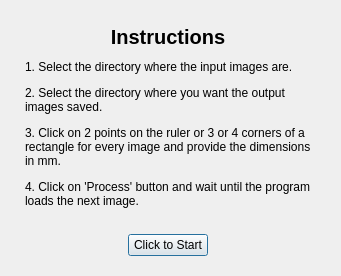
<?xml version="1.0" encoding="UTF-8"?>
<ui version="4.0">
 <class>DialogWelcome</class>
 <widget class="QDialog" name="DialogWelcome">
  <property name="geometry">
   <rect>
    <x>0</x>
    <y>0</y>
    <width>706</width>
    <height>287</height>
   </rect>
  </property>
  <property name="windowTitle">
   <string>Retrospective Photo Registration</string>
  </property>
  <layout class="QVBoxLayout" name="verticalLayout">
   <property name="sizeConstraint">
    <enum>QLayout::SetFixedSize</enum>
   </property>
   <property name="leftMargin">
    <number>25</number>
   </property>
   <property name="topMargin">
    <number>25</number>
   </property>
   <property name="rightMargin">
    <number>30</number>
   </property>
   <property name="bottomMargin">
    <number>20</number>
   </property>
   <item>
    <widget class="QLabel" name="label">
     <property name="font">
      <font>
       <pointsize>15</pointsize>
       <bold>true</bold>
      </font>
     </property>
     <property name="text">
      <string>Instructions</string>
     </property>
     <property name="alignment">
      <set>Qt::AlignCenter</set>
     </property>
    </widget>
   </item>
   <item>
    <spacer name="verticalSpacer_2">
     <property name="orientation">
      <enum>Qt::Vertical</enum>
     </property>
     <property name="sizeType">
      <enum>QSizePolicy::Fixed</enum>
     </property>
     <property name="sizeHint" stdset="0">
      <size>
       <width>20</width>
       <height>5</height>
      </size>
     </property>
    </spacer>
   </item>
   <item>
    <widget class="QLabel" name="label_2">
     <property name="text">
      <string>&lt;p&gt;1. Select the directory where the input images are. &lt;/p&gt;&lt;p&gt;2. Select the directory where you want the output images saved.&lt;/p&gt;&lt;p&gt;3. Click on 2 points on the ruler or 3 or 4 corners of a rectangle for every image and provide the dimensions in mm. &lt;/p&gt;&lt;p&gt;4. Click on 'Process' button and wait until the program loads the next image.&lt;/p&gt;</string>
     </property>
     <property name="wordWrap">
      <bool>true</bool>
     </property>
    </widget>
   </item>
   <item>
    <spacer name="verticalSpacer">
     <property name="orientation">
      <enum>Qt::Vertical</enum>
     </property>
     <property name="sizeType">
      <enum>QSizePolicy::Fixed</enum>
     </property>
     <property name="sizeHint" stdset="0">
      <size>
       <width>20</width>
       <height>20</height>
      </size>
     </property>
    </spacer>
   </item>
   <item>
    <layout class="QHBoxLayout" name="horizontalLayout">
     <item>
      <spacer name="horizontalSpacer">
       <property name="orientation">
        <enum>Qt::Horizontal</enum>
       </property>
       <property name="sizeHint" stdset="0">
        <size>
         <width>40</width>
         <height>20</height>
        </size>
       </property>
      </spacer>
     </item>
     <item>
      <widget class="QPushButton" name="pushButton">
       <property name="text">
        <string>Click to Start</string>
       </property>
      </widget>
     </item>
     <item>
      <spacer name="horizontalSpacer_2">
       <property name="orientation">
        <enum>Qt::Horizontal</enum>
       </property>
       <property name="sizeHint" stdset="0">
        <size>
         <width>40</width>
         <height>20</height>
        </size>
       </property>
      </spacer>
     </item>
    </layout>
   </item>
  </layout>
 </widget>
 <resources/>
 <connections>
  <connection>
   <sender>pushButton</sender>
   <signal>clicked()</signal>
   <receiver>DialogWelcome</receiver>
   <slot>accept()</slot>
   <hints>
    <hint type="sourcelabel">
     <x>255</x>
     <y>262</y>
    </hint>
    <hint type="destinationlabel">
     <x>275</x>
     <y>363</y>
    </hint>
   </hints>
  </connection>
 </connections>
</ui>
